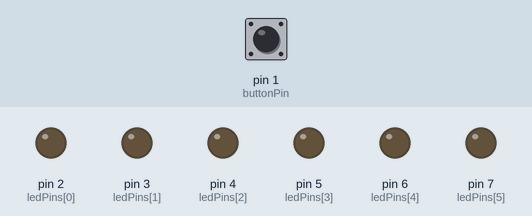
This sketch was run on a simulated Arduino Uno, built with avr-gcc and run on an emulated ATmega328P. On the bench: output pins drawn as LEDs (lit = HIGH). Dashed ring = blinking. Inputs (shaded band) come from the test bench; at power-on: pin 1 (buttonPin) LOW.

Above: at 1.2 s.
1.3 s: pin 1 (buttonPin) pulled HIGH for 0.15 s
At 1.6 s:
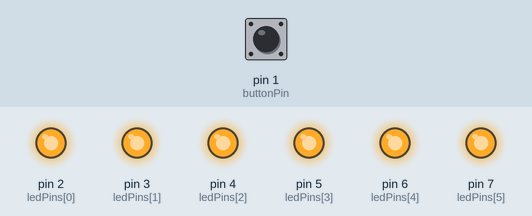
4.3 s: pin 1 (buttonPin) pulled HIGH for 3.2 s
At 4.6 s:
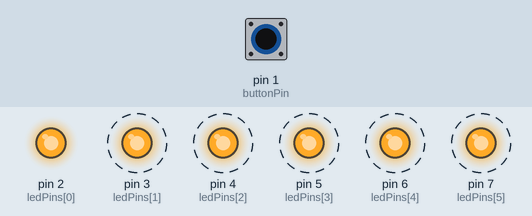
Timing chart, 0 to 9.4 s (numbered marks = the images above; inputs shaded):
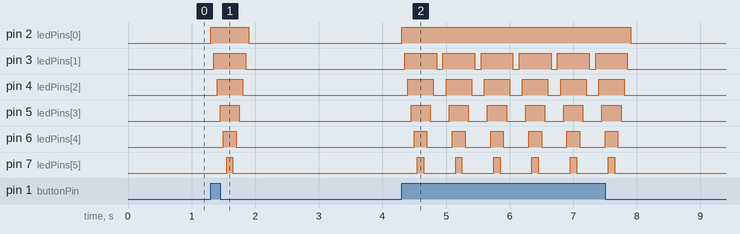

Measured:
- after the input at 1.3 s, pin 2 (ledPins[0]): LOW → HIGH at once, → LOW 0.60 s later; pin 3 (ledPins[1]): LOW → HIGH after 0.05 s, → LOW 0.50 s later; pin 4 (ledPins[2]): LOW → HIGH after 0.10 s, → LOW 0.40 s later; pin 5 (ledPins[3]): LOW → HIGH after 0.15 s, → LOW 0.30 s later; pin 6 (ledPins[4]): LOW → HIGH after 0.20 s, → LOW 0.20 s later
- after the input at 4.3 s, pin 2 (ledPins[0]): LOW → HIGH at once, → LOW 3.6 s later; pin 3 (ledPins[1]): alternates HIGH for 0.50 s and LOW for 0.10 s, 12 changes in all, then stays LOW, starting after 0.05 s

The sketch:

Button_array_for_loop.ino
```cpp
int buttonPin = 1;
int buttonState = 0;
int timer = 50;           // The higher the number, the slower the timing.
int ledPins[] = {2, 3, 4, 5, 6, 7};       // an array of pin numbers to which LEDs are attached
int pinCount = 6;           // the number of pins (i.e. the length of the array)

void setup() {
  // the array elements are numbered from 0 to (pinCount - 1).
  // use a for loop to initialize each pin as an output:
  for (int thisPin = 0; thisPin < pinCount; thisPin++)  {
    pinMode(ledPins[thisPin], OUTPUT);
    pinMode(buttonPin, INPUT);
  }
}

void loop() {
  // loop from the lowest pin to the highest:
  buttonState = digitalRead(buttonPin);
  if (buttonState == HIGH)
  {for (int thisPin = 0; thisPin < pinCount; thisPin++) {
    // turn the pin on:
    digitalWrite(ledPins[thisPin], HIGH);
    delay(timer);
    // turn the pin off:
    digitalWrite(ledPins[thisPin], HIGH);
  }

  // loop from the highest pin to the lowest:
  for (int thisPin = pinCount - 1; thisPin >= 0; thisPin--) {
    // turn the pin on:
    digitalWrite(ledPins[thisPin], HIGH);
    delay(timer);
    // turn the pin off:
    digitalWrite(ledPins[thisPin], LOW);
  }
  }
}
```
